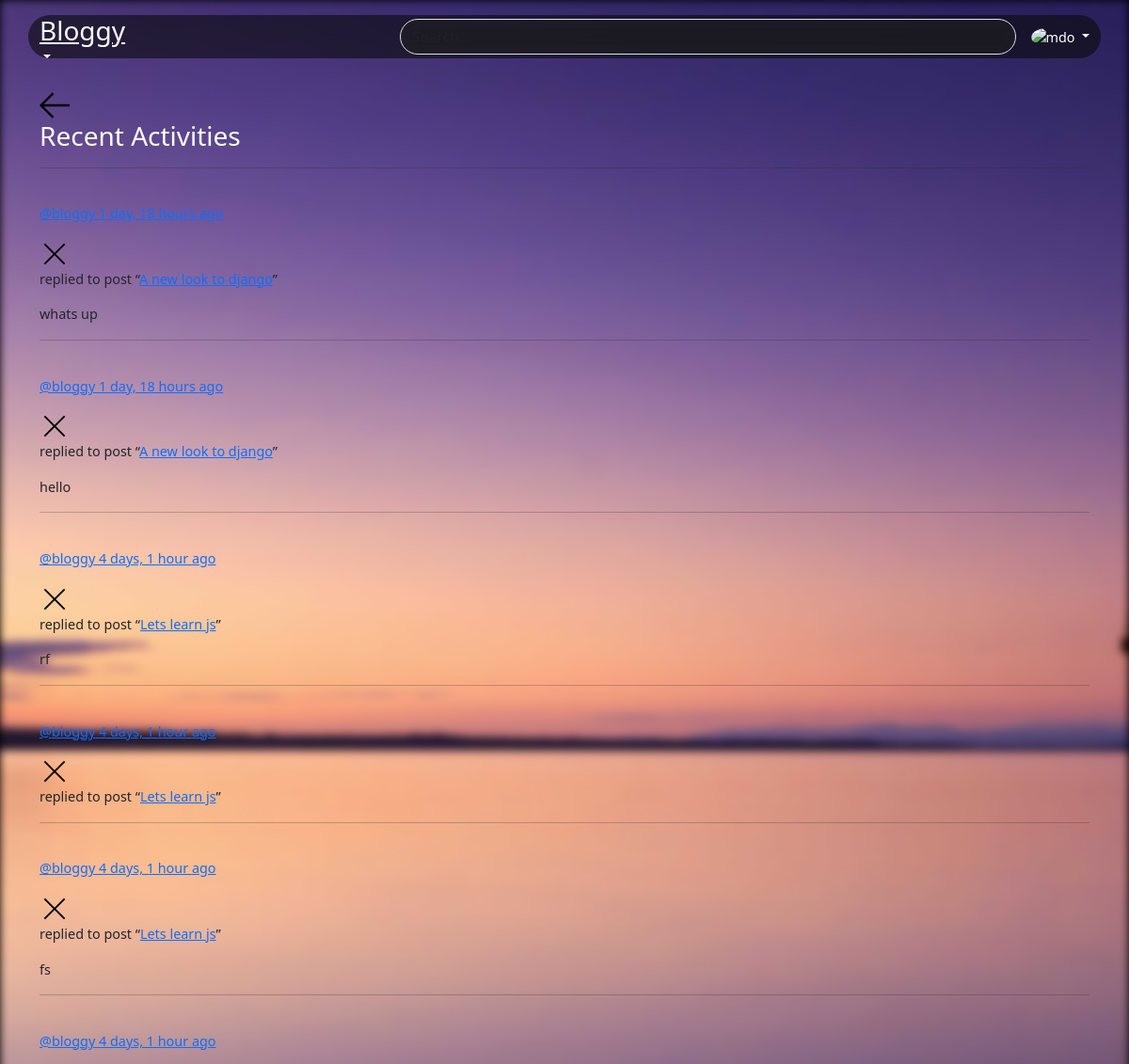
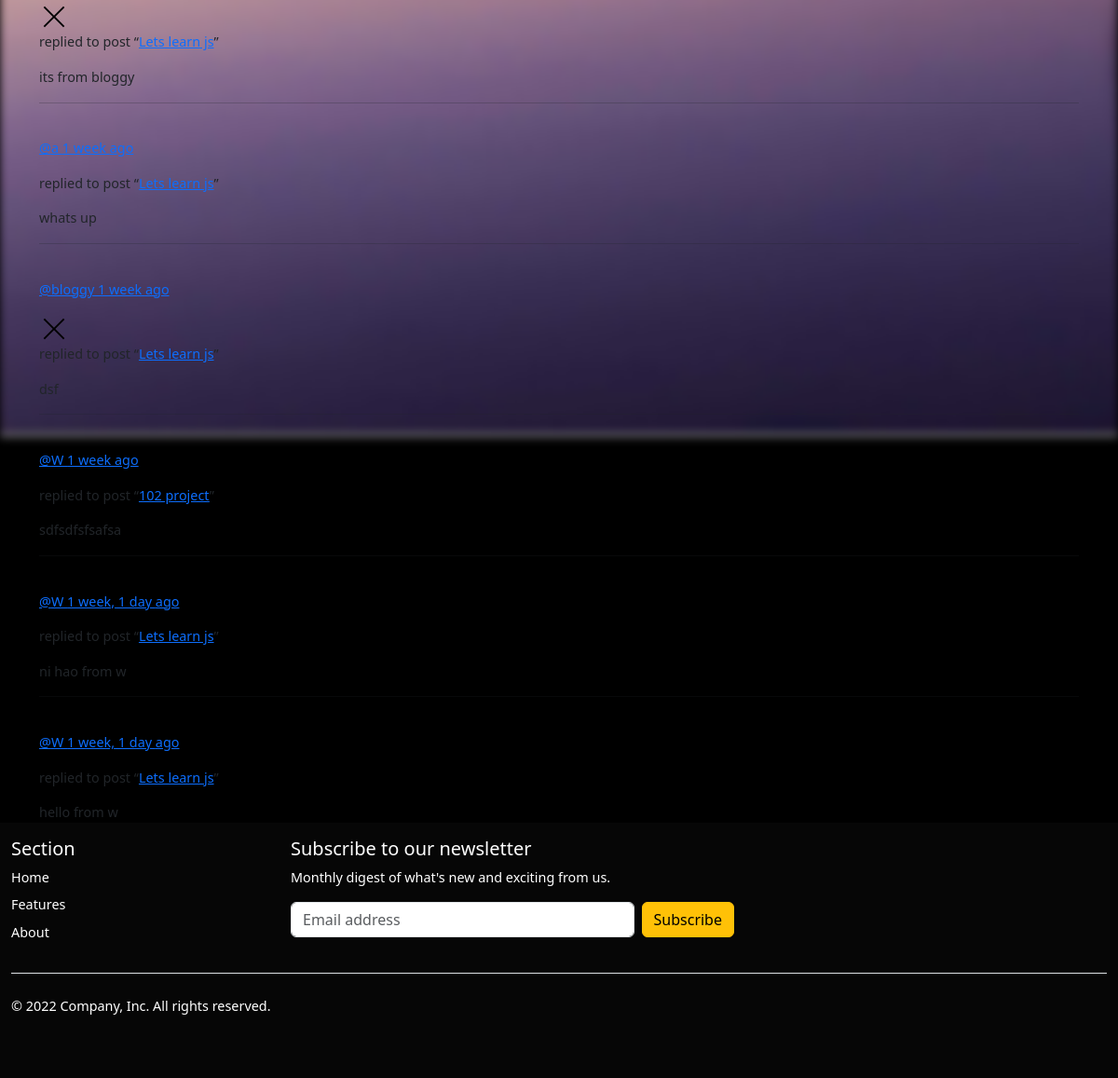
Screenshot of /activity/ (signed in) with the database file from the repository (2 pictures, top to bottom).
### base/models.py (models this page shows, shortened)
class Message(models.Model):
    user = models.ForeignKey(User, on_delete=models.CASCADE)
    post = models.ForeignKey(Post, on_delete=models.CASCADE)
    body = models.TextField(max_length=200)
    updated = models.DateTimeField(auto_now=True)
    created = models.DateTimeField(auto_now_add=True)
    class Meta:
        ordering = ['-updated', 'created']

class Post(models.Model):
    user = models.ForeignKey(User, on_delete=models.SET_NULL, null=True)
    topic = models.ForeignKey(Topic, on_delete=models.SET_NULL, null=True)
    name = models.CharField(max_length=200)
    description = models.TextField(null=True, blank=True)
    participants = models.ManyToManyField(User, related_name='participants', blank=True)
    updated = models.DateTimeField(auto_now=True)
    created = models.DateTimeField(auto_now_add=True)
    class Meta:
        ordering = ['-updated', 'created']
    def __str__(self):
        return self.name

### base/views.py (the view)
# urls.py: path('activity/', views.activityPage, name='activity'),
def activityPage(req):
    pmessages = Message.objects.all()
    return render(req,'base/activity.html', {'pmessages': pmessages})

### base/templates/base/activity.html (shortened to what this page needs)
{% extends 'base.html' %} {% block content %}
<main class="layout">
    <div class="container">
        <div class="layout__box">
            <div class="layout__boxHeader">
                <div class="layout__boxTitle">
                    <a href="{% url 'home' %}">
                        <svg version="1.1" xmlns="http://www.w3.org/2000/svg" width="32" height="32" viewBox="0 0 32 32">
              <title>arrow-left</title>
              <path
                d="M13.723 2.286l-13.723 13.714 13.719 13.714 1.616-1.611-10.96-10.96h27.625v-2.286h-27.625l10.965-10.965-1.616-1.607z">
              </path>
            </svg>
                    </a>
                    <h3>Recent Activities</h3>
                </div>
            </div>
            <div class="activities-page layout__body">
                {% for message in pmessages %}
                <hr>
                <div class="activities__box">
                    <div class="activities__boxHeader roomListRoom__header">
                        <a href="{% url 'profile' message.user.id %}" class="roomListRoom__author">
                            <div class="avatar avatar--small">
                            </div>
                            <p>
                                @{{message.user}}
                                <span>{{message.created|timesince}} ago</span>
                            </p>
                        </a>
                        {% if request.user == message.user %}
                        <div class="roomListRoom__actions">
                            <a href="{% url 'delete-message' message.id %}">
                                <svg version="1.1" xmlns="http://www.w3.org/2000/svg" width="32" height="32" viewBox="0 0 32 32">
                  <title>remove</title>
                  <path
                    d="M27.314 6.019l-1.333-1.333-9.98 9.981-9.981-9.981-1.333 1.333 9.981 9.981-9.981 9.98 1.333 1.333 9.981-9.98 9.98 9.98 1.333-1.333-9.98-9.98 9.98-9.981z">
                  </path>
                </svg>
                            </a>
                        </div>
                        {% endif %}
                    </div>
                    <div class="activities__boxContent">
                        <p>replied to post “<a href="{% url 'post' message.post.id %}">{{message.post}}</a>”</p>
                        <div class="activities__boxRoomContent">
                            {{message.body}}
                        </div>
                    </div>
                </div>
                {% endfor %}
            </div>
        </div>
    </div>
</main>
{% endblock content %}

### templates/base.html (style rules this page uses)
body { background-color: black; font-size: 0.9em; }
h3 { color: white; }

### rows the page displays
Message: post "A new look to django", body "whats up"
Message: user "bloggy", created "1 day, 18 hours", post "A new look to django", body "hello"
Message: user "bloggy", created "4 days, 1 hour", post "Lets learn js", body "rf"
Message: user "bloggy", created "4 days, 1 hour", post "Lets learn js"
Message: user "bloggy", created "4 days, 1 hour", post "Lets learn js", body "fs"
Message: user "bloggy", created "4 days, 1 hour", post "Lets learn js", body "its from bloggy"
Message: post "Lets learn js", body "whats up"
Message: user "bloggy", created "1 week", post "Lets learn js"
Message: user "W", created "1 week", post "102 project", body "sdfsdfsfsafsa"
Message: user "W", created "1 week, 1 day", post "Lets learn js", body "ni hao from w"
Message: user "W", created "1 week, 1 day", post "Lets learn js", body "hello from w"
